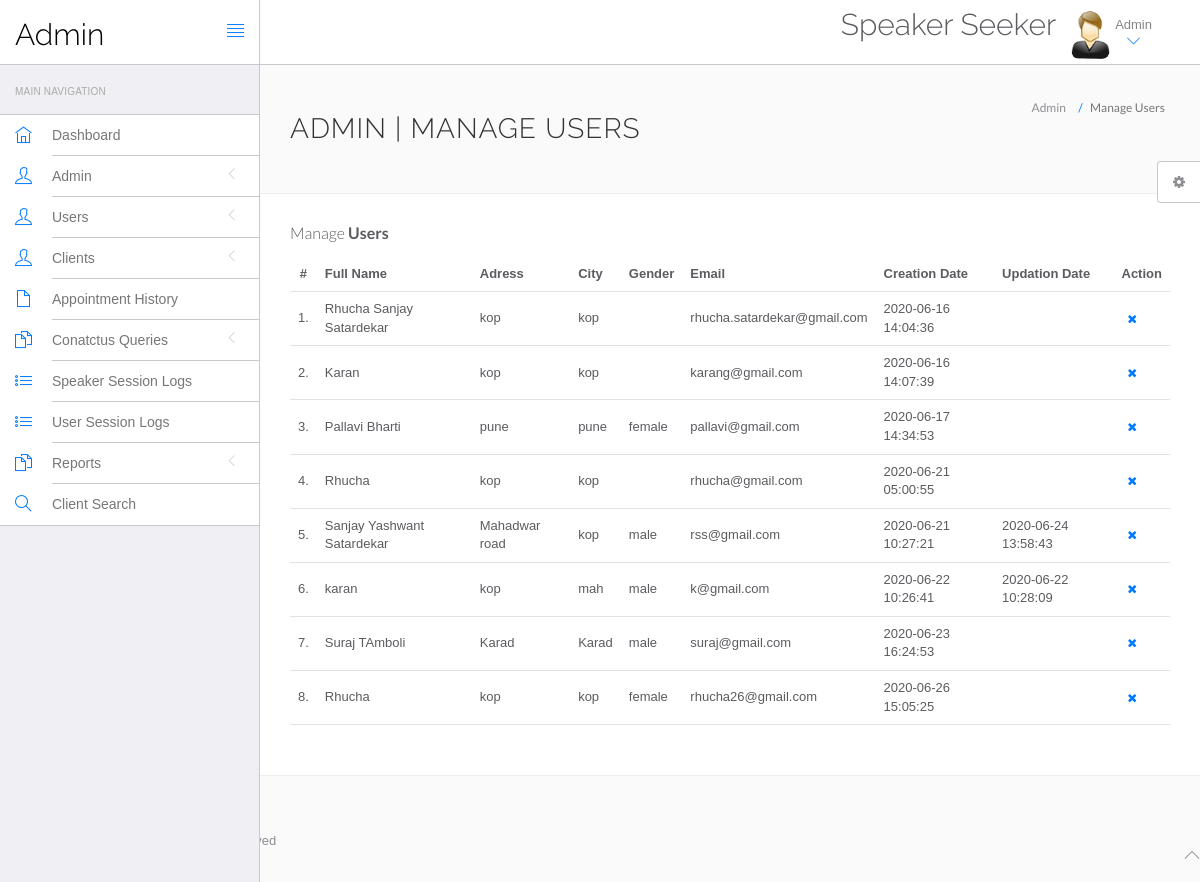
The app's page /speaker/sms/admin/manage-users.php (signed in) with its own data.
### tables this page shows
CREATE TABLE `users` (
  `id` int(11) NOT NULL,
  `fullName` varchar(255) DEFAULT NULL,
  `address` longtext DEFAULT NULL,
  `city` varchar(255) DEFAULT NULL,
  `gender` varchar(255) DEFAULT NULL,
  `email` varchar(255) DEFAULT NULL,
  `password` varchar(255) DEFAULT NULL,
  `regDate` timestamp NULL DEFAULT current_timestamp(),
  `updationDate` timestamp NULL DEFAULT NULL ON UPDATE current_timestamp()
);

### speaker/sms/admin/manage-users.php (the view, shortened to what this page needs)
<?php
include('include/config.php');
?>
<!DOCTYPE html>
<html lang="en">
	<head>
		<link rel="stylesheet" href="vendor/bootstrap/css/bootstrap.min.css">
		<link rel="stylesheet" href="vendor/fontawesome/css/font-awesome.min.css">
		<link rel="stylesheet" href="vendor/themify-icons/themify-icons.min.css">
		<link href="vendor/animate.css/animate.min.css" rel="stylesheet" media="screen">
		<link href="vendor/perfect-scrollbar/perfect-scrollbar.min.css" rel="stylesheet" media="screen">
		<link href="vendor/switchery/switchery.min.css" rel="stylesheet" media="screen">
		<link href="vendor/bootstrap-touchspin/jquery.bootstrap-touchspin.min.css" rel="stylesheet" media="screen">
		<link href="vendor/select2/select2.min.css" rel="stylesheet" media="screen">
		<link href="vendor/bootstrap-datepicker/bootstrap-datepicker3.standalone.min.css" rel="stylesheet" media="screen">
		<link href="vendor/bootstrap-timepicker/bootstrap-timepicker.min.css" rel="stylesheet" media="screen">
		<link rel="stylesheet" href="assets/css/styles.css">
		<link rel="stylesheet" href="assets/css/plugins.css">
		<link rel="stylesheet" href="assets/css/themes/theme-1.css" id="skin_color" />
	</head>
	<body>
		<div id="app">
<?php include('include/sidebar.php');?>
			<div class="app-content">
						<?php include('include/header.php');?>
				<div class="main-content" >
					<div class="wrap-content container" id="container">
						<section id="page-title">
							<div class="row">
								<div class="col-sm-8">
									<h1 class="mainTitle">Admin | Manage Users</h1>
																	</div>
								<ol class="breadcrumb">
									<li>
										<span>Admin</span>
									</li>
									<li class="active">
										<span>Manage Users</span>
									</li>
								</ol>
							</div>
						</section>
						<div class="container-fluid container-fullw bg-white">
									<div class="row">
								<div class="col-md-12">
									<h5 class="over-title margin-bottom-15">Manage <span class="text-bold">Users</span></h5>
									<table class="table table-hover" id="sample-table-1">
										<thead>
											<tr>
												<th class="center">#</th>
												<th>Full Name</th>
												<th class="hidden-xs">Adress</th>
												<th>City</th>
												<th>Gender </th>
												<th>Email </th>
												<th>Creation Date </th>
												<th>Updation Date </th>
												<th>Action</th>
											</tr>
										</thead>
										<tbody>
<?php
$sql=mysqli_query($con,"select * from users");
$cnt=1;
while($row=mysqli_fetch_array($sql))
{
?>
											<tr>
												<td class="center"><?php echo $cnt;?>.</td>
												<td class="hidden-xs"><?php echo $row['fullName'];?></td>
												<td><?php echo $row['address'];?></td>
												<td><?php echo $row['city'];?>
												</td>
												<td><?php echo $row['gender'];?></td>
												<td><?php echo $row['email'];?></td>
												<td><?php echo $row['regDate'];?></td>
												<td><?php echo $row['updationDate'];?>
												</td>
												<td >
												<div class="visible-md visible-lg hidden-sm hidden-xs">
	<a href="manage-users.php?id=<?php echo $row['id']?>&del=delete" onClick="return confirm('Are you sure you want to delete?')"class="btn btn-transparent btn-xs tooltips" tooltip-placement="top" tooltip="Remove"><i class="fa fa-times fa fa-white"></i></a>
												</div>
												</td>
											</tr>
											<?php
$cnt=$cnt+1;
											 }?>
										</tbody>
									</table>
								</div>
							</div>
								</div>
							</div>
						</div>
					</div>
				</div>
	<?php include('include/footer.php');?>
	<?php include('include/setting.php');?>
	</body>
</html>

### speaker/sms/admin/include/sidebar.php (shortened to what this page needs)
<div class="sidebar app-aside" id="sidebar">
				<div class="sidebar-container perfect-scrollbar">
<nav>
						<div class="navbar-title">
							<span>Main Navigation</span>
						</div>
						<ul class="main-navigation-menu">
							<li>
								<a href="dashboard.php">
									<div class="item-content">
										<div class="item-media">
											<i class="ti-home"></i>
										</div>
										<div class="item-inner">
											<span class="title"> Dashboard </span>
										</div>
									</div>
								</a>
							</li>
							<li>
								<a href="javascript:void(0)">
									<div class="item-content">
										<div class="item-media">
											<i class="ti-user"></i>
										</div>
										<div class="item-inner">
											<span class="title"> Admin </span><i class="icon-arrow"></i>
										</div>
									</div>
								</a>
								</li>
				<li>
								<a href="javascript:void(0)">
									<div class="item-content">
										<div class="item-media">
											<i class="ti-user"></i>
										</div>
										<div class="item-inner">
											<span class="title"> Users </span><i class="icon-arrow"></i>
										</div>
									</div>
								</a>
								</li>
								<li>
								<a href="javascript:void(0)">
									<div class="item-content">
										<div class="item-media">
											<i class="ti-user"></i>
										</div>
										<div class="item-inner">
											<span class="title"> Clients </span><i class="icon-arrow"></i>
										</div>
									</div>
								</a>
								</li>
<li>
								<a href="appointment-history.php">
									<div class="item-content">
										<div class="item-media">
											<i class="ti-file"></i>
										</div>
										<div class="item-inner">
											<span class="title"> Appointment History </span>
										</div>
									</div>
								</a>
							</li>
				<li>
								<a href="javascript:void(0)">
									<div class="item-content">
										<div class="item-media">
											<i class="ti-files"></i>
										</div>
										<div class="item-inner">
											<span class="title"> Conatctus Queries </span><i class="icon-arrow"></i>
										</div>
									</div>
								</a>
								</li>
	<li>
								<a href="speaker-logs.php">
									<div class="item-content">
										<div class="item-media">
											<i class="ti-list"></i>
										</div>
										<div class="item-inner">
											<span class="title"> Speaker Session Logs </span>
										</div>
									</div>
								</a>
							</li>
							<li>
								<a href="user-logs.php">
									<div class="item-content">
										<div class="item-media">
											<i class="ti-list"></i>
										</div>
										<div class="item-inner">
											<span class="title"> User Session Logs </span>
										</div>
									</div>
								</a>
							</li>
				<li>
								<a href="javascript:void(0)">
									<div class="item-content">
										<div class="item-media">
											<i class="ti-files"></i>
										</div>
										<div class="item-inner">
											<span class="title"> Reports </span><i class="icon-arrow"></i>
										</div>
									</div>
								</a>
								<li>
								<a href="client-search.php">
									<div class="item-content">
										<div class="item-media">
											<i class="ti-search"></i>
										</div>
										<div class="item-inner">
											<span class="title"> Client Search </span>
										</div>
									</div>
								</a>
							</li>
								</li>
						</ul>
					</nav>
					</div>
			</div>

### speaker/sms/admin/include/header.php (shortened to what this page needs)
<header class="navbar navbar-default navbar-static-top">
					<div class="navbar-header">
						<a class="navbar-brand" href="#">
							<h2 style="padding-top:20%; color:#000 ">Admin</h2>
						</a>
						<a href="#" class="sidebar-toggler pull-right visible-md visible-lg" data-toggle-class="app-sidebar-closed" data-toggle-target="#app">
							<i class="ti-align-justify"></i>
						</a>
					</div>
					<div class="navbar-collapse collapse">
						<ul class="nav navbar-right">
								<li  style="padding-top:2% ">
								<h2>Speaker Seeker</h2>
							</li>
							<li class="dropdown current-user">
								<a href class="dropdown-toggle" data-toggle="dropdown">
									<img src="assets/images/images.jpg" > <span class="username">
			Admin
									<i class="ti-angle-down"></i></i></span>
								</a>
							</li>
						</ul>
					</div>
				</header>

### speaker/sms/admin/include/footer.php
<footer>
				<div class="footer-inner">
					<div class="pull-left">
						&copy; <span class="current-year"></span><span class="text-bold text-uppercase"> Speaker Seeker</span>. <span>All rights reserved</span>
					</div>
					<div class="pull-right">
						<span class="go-top"><i class="ti-angle-up"></i></span>
					</div>
				</div>
			</footer>

### speaker/sms/admin/include/setting.php (shortened to what this page needs)
<div class="settings panel panel-default hidden-xs hidden-sm" id="settings">
				<button ct-toggle="toggle" data-toggle-class="active" data-toggle-target="#settings" class="btn btn-default">
					<i class="fa fa-spin fa-gear"></i>
				</button>
			</div>

### speaker/sms/admin/assets/css/plugins.css (style rules this page uses)
.perfect-scrollbar { overflow-y: hidden !important; }

### speaker/sms/admin/assets/css/themes/theme-1.css (style rules this page uses)
body { background: #FAFAFA; }
header .navbar-header { background: #ffffff !important; border-right-color: #c8c7cc !important; border-bottom-color: #c8c7cc !important; }
header .navbar-header .sidebar-toggler, header .navbar-header .sidebar-mobile-toggler { color: #007aff !important; }
header .navbar-header .navbar-brand { color: #777 !important; }
header .navbar-collapse { background: #ffffff !important; border-bottom-color: #c8c7cc !important; box-shadow: none !important; }
header .navbar-collapse .navbar-right > li > a { color: #777; }
header .navbar-collapse .navbar-right > li > a i { color: #007aff !important; }
#sidebar { background: #EFEFF4 !important; }
#sidebar:before { border-right-width: "1px" !important; border-right-style: solid; border-right-color: #c8c7cc !important; }
#sidebar nav { border-right-width: "1px" !important; border-right-style: solid; border-right-color: #c8c7cc !important; }
#sidebar nav .navbar-title { color: #aaaaaa; }
#sidebar nav > ul { background: #ffffff !important; border-bottom-color: #c8c7cc !important; border-top-color: #c8c7cc !important; }
#sidebar nav > ul > li > a .item-media > i { color: #007aff !important; }
#sidebar nav > ul > li > a .item-inner { color: #777 !important; border-bottom-color: #c8c7cc; }

### records on screen
users: fullName "Rhucha Sanjay Satardekar", address "kop", city "kop", email "rhucha.satardekar@gmail.com", regDate "2020-06-16 14:04:36"
users: fullName "Karan", address "kop", city "kop", email "karang@gmail.com", regDate "2020-06-16 14:07:39"
users: fullName "Pallavi Bharti", address "pune", city "pune", gender "female", email "pallavi@gmail.com", regDate "2020-06-17 14:34:53"
users: fullName "Rhucha", address "kop", city "kop", email "rhucha@gmail.com", regDate "2020-06-21 05:00:55"
users: fullName "Sanjay Yashwant Satardekar", address "Mahadwar road", city "kop", gender "male", email "rss@gmail.com", regDate "2020-06-21 10:27:21", updationDate "2020-06-24 13:58:43"
users: fullName "karan", address "kop", city "mah", gender "male", email "k@gmail.com", regDate "2020-06-22 10:26:41", updationDate "2020-06-22 10:28:09"
users: fullName "Suraj TAmboli", address "Karad", city "Karad", gender "male", email "suraj@gmail.com", regDate "2020-06-23 16:24:53"
users: fullName "Rhucha", address "kop", city "kop", gender "female", email "rhucha26@gmail.com", regDate "2020-06-26 15:05:25"
